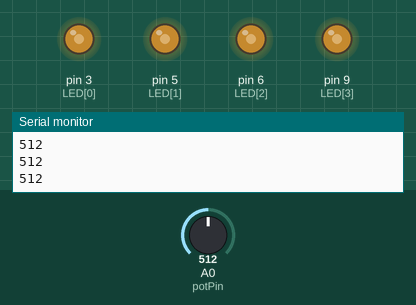
A sketch run on a simulated Arduino Uno, built with avr-gcc and run on an emulated ATmega328P. On the bench: output pins drawn as LEDs (lit = HIGH), the last lines printed to the serial monitor. Inputs (shaded band) come from the test bench; at power-on: A0 (potPin) = 512.

Above: at 1.2 s.
1.3 s: A0 (potPin) set to 716
At 2.1 s:
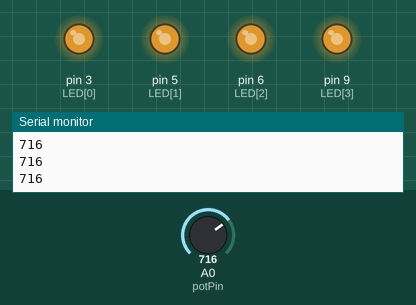
2.8 s: A0 (potPin) set to 900
At 3.3 s:
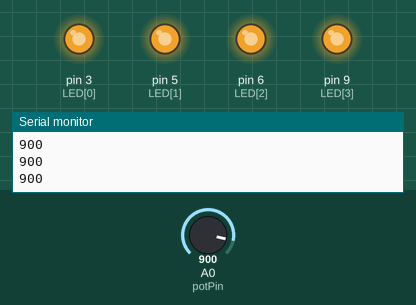
4.3 s: A0 (potPin) set to 122
At 5.5 s:
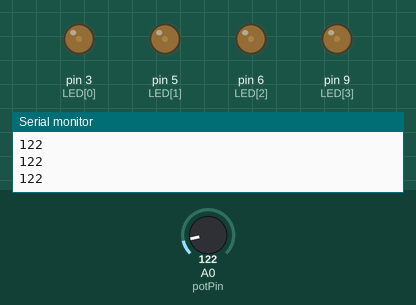
5.8 s: A0 (potPin) set to 0
At 6.7 s:
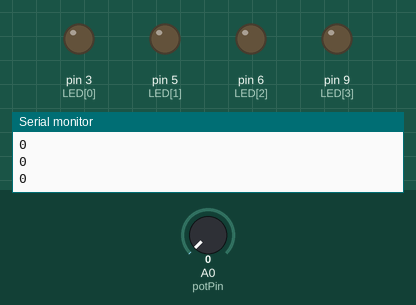
7.3 s: A0 (potPin) set to 511
At 7.9 s:
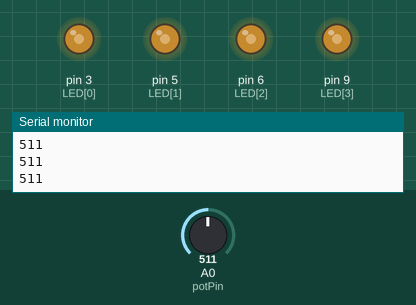
Timing chart, 0 to 9.8 s (numbered marks = the images above; inputs shaded):
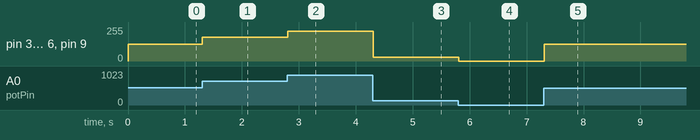

Measured:
- after the input at 1.3 s, pin 3 (LED[0]), pin 5 (LED[1]), pin 6 (LED[2]), pin 9 (LED[3]): 127/255 → 178/255 at once
- after the input at 2.8 s, pin 3 (LED[0]), pin 5 (LED[1]), pin 6 (LED[2]), pin 9 (LED[3]): 178/255 → 224/255 at once
- after the input at 4.3 s, pin 3 (LED[0]), pin 5 (LED[1]), pin 6 (LED[2]), pin 9 (LED[3]): 224/255 → 30/255 at once
- after the input at 5.8 s, pin 3 (LED[0]), pin 5 (LED[1]), pin 6 (LED[2]), pin 9 (LED[3]): 30/255 → 0/255 at once
- after the input at 7.3 s, pin 3 (LED[0]), pin 5 (LED[1]), pin 6 (LED[2]), pin 9 (LED[3]): 0/255 → 127/255 at once

The sketch:

FOR_LOOP_LED_BRIGHTNESS.ino
```cpp
int potPin=A0;
int LED[]={3,5,6,9};
int potVal;
int brightness;
void setup()
{
  for (int i = 0; i < 4; i++)
  {
    pinMode(LED[i], OUTPUT);
  }
  Serial.begin(9600);
}

void loop() {
  potVal = analogRead(potPin);
  Serial.println(potVal);
  brightness = map(potVal, 0, 1023, 0, 255);

  for (int i = 0; i < 4; i++) {
    analogWrite(LED[i], brightness);
  }
}
```
